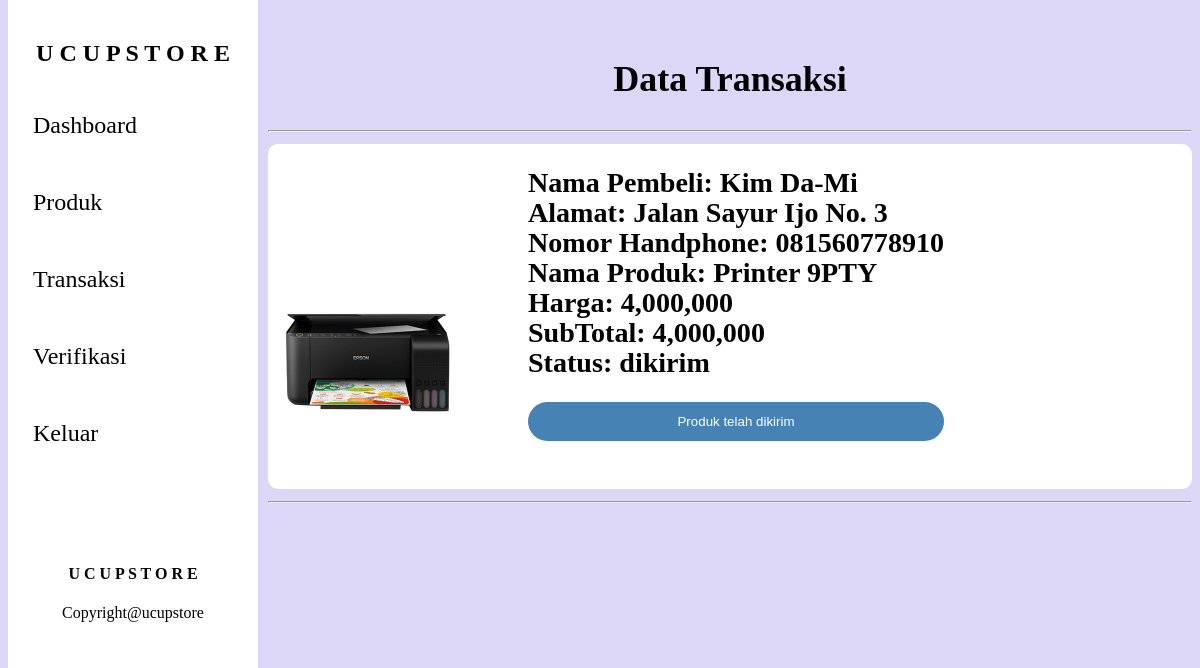
/admin/detail_transaksi.php?id=12 (signed in), run on the app's committed database.
### tables this page shows
CREATE TABLE `transaksi` (
  `id_transaksi` int(11) NOT NULL,
  `name` varchar(100) NOT NULL,
  `alamat` varchar(100) NOT NULL,
  `no_hp` varchar(100) NOT NULL,
  `nama_produk` varchar(100) NOT NULL,
  `harga_produk` varchar(100) NOT NULL,
  `subtotal` varchar(100) NOT NULL,
  `foto_produk` varchar(100) NOT NULL,
  `status` enum('proses','dikirim','ditolak') NOT NULL
);

### admin/function.php (called while the page is built, shortened)
<?php
require '../koneksi.php';
function query($query){
    global $conn;
    $rows = [];
    $result = mysqli_query($conn, $query);
    while ($row = mysqli_fetch_assoc($result)) {
        $rows[] = $row;
    }
    return $rows;
}
?>

### admin/detail_transaksi.php (the view, shortened to what this page needs)
<?php
require 'function.php';
$id = $_GET['id'];
$transaksi = query("SELECT * FROM transaksi WHERE id_transaksi = '$id'")[0];
?>
<!DOCTYPE html>
<html lang="en">
<head>
    <link rel="stylesheet" href="../style/style.css">
</head>
<body>
    <?php include '../layout/sidebar.php' ?>
    <div class="main">
        <h2 class="judul">Data Transaksi</h2>
        <hr>
        <div class="detail-transaksi">
            <div class="foto">
                <img src="../foto/<?= $transaksi['foto_produk']; ?>">
            </div>
            <div class="transaksi">
                <h3>Nama Pembeli: <?= $transaksi["name"]; ?></h3>
                <h3>Alamat: <?= $transaksi["alamat"]; ?></h3>
                <h3>Nomor Handphone: <?= $transaksi["no_hp"]; ?></h3>
                <h3>Nama Produk: <?= $transaksi["nama_produk"]; ?></h3>
                <h3>Harga: <?= number_format($transaksi["harga_produk"]); ?></h3>
                <h3>SubTotal: <?= number_format($transaksi["subtotal"]); ?></h3>
                <h3>Status: <?= $transaksi["status"]; ?></h3>
                <?php
                if ($transaksi["status"] == "proses") { ?>
                    <div class="aksi">
                        <a href="verif.php?id=<?= $transaksi["id_transaksi"] ?>" class="verif">Verifikasi Transaksi</a>
                        <a href="reject.php?id=<?= $transaksi["id_transaksi"] ?>" class="reject">Reject</a>
                    </div> <?php
                        } elseif ($transaksi["status"] == "dikirim") {
                            ?>
                    <button class="btn1">Produk telah dikirim</button>
                <?php
                        }
                ?>
            </div>
        </div><hr>
    </div>
</body>
</html>

### style/style.css (style rules this page uses)
body { background: #ddd; }
.main { margin-left: 260px; padding-top: 20px; font-size: 24px; }
button { padding: 10px; border: none; border-radius: 10px; margin-top: 10px; background: #4682B4; color: #fff; text-align: right; transition: 0.3s; }
.main .detail-transaksi { width: 100%; display: flex; flex: wrap; padding: 10px 0px 25px 0px; background-color: #FFF; border-radius: 10px; }
.main .detail-transaksi .foto img { height: 200px; margin-top: 40%; margin-right: 60px; border-radius: 10px; }
.btn1 { width: 100%; background-color: #4682B4; text-align: center; }

### login/style.css (style rules this page uses)
body { background: #DCD6F7; }
.judul { text-align: center; }
h3 { line-height: 2px; }
button { width: 100%; padding: 12px; border: none; border-radius: 30px; background: #00ADB5; color: #fff; cursor: pointer; }

### data on the page
transaksi: foto_produk (picture), name "Kim Da-Mi", alamat "Jalan Sayur Ijo No. 3", no_hp "081560778910", nama_produk "Printer 9PTY", harga_produk "4,000,000", subtotal "4,000,000", status "dikirim"
